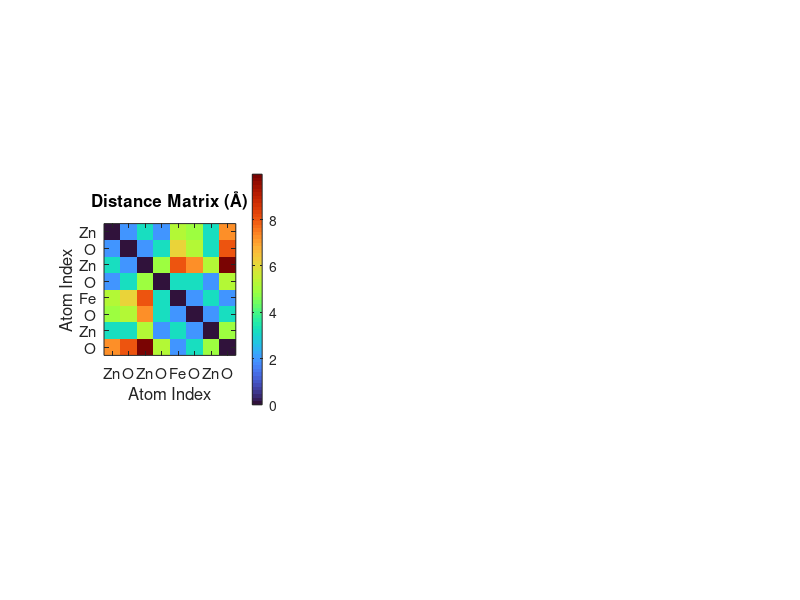

The MATLAB source for this figure: (Note: this script raises an error after producing the figure.)
%% ==========================================================
%  Fe-Doped ZnO – Unified Structural Visualization
%  Distance Matrix + Histogram + 3D Geometry
%  Units: Angstrom
%% ==========================================================

clear; clc; close all;

%% ---------------- ATOMIC DATA ----------------
atoms = {'Zn','O','Zn','O','Fe','O','Zn','O'};
Z = [30 8 30 8 26 8 30 8];

coords = [
    0.000000   1.875989   2.602855;
    1.624654   0.937994   1.973016;
    1.624654   0.937994   0.000000;
    0.000000   1.875989   4.575870;
    0.000000   1.875989   7.808564;
    1.624654   0.937994   7.178725;
    1.624654   0.937994   5.205709;
    0.000000   1.875989   9.781579
];

N = size(coords,1);

%% ---------------- DISTANCE MATRIX ----------------
D = zeros(N);
for i = 1:N
    for j = 1:N
        D(i,j) = norm(coords(i,:) - coords(j,:));
    end
end

distVals = D(triu(true(N),1));

%% ==========================================================
%  COMBINED FIGURE
%% ==========================================================
figure('Color','w','Position',[50 50 1400 600]);

%% -------- SUBPLOT 1: Distance Matrix --------
subplot(1,3,1)
imagesc(D);
colormap(turbo);
colorbar;
title('Distance Matrix (Å)','FontSize',14,'FontWeight','bold');
xlabel('Atom Index'); ylabel('Atom Index');
set(gca,'XTick',1:N,'YTick',1:N,...
    'XTickLabel',atoms,'YTickLabel',atoms,'FontSize',11);
axis square;

textStrings = string(round(D,2));
textStrings(D==0) = "";
[x,y] = meshgrid(1:N);
text(x(:),y(:),textStrings(:),...
    'HorizontalAlignment','center','Color','w','FontSize',9);

%% -------- SUBPLOT 2: Distance Distribution --------
subplot(1,3,2)
histogram(distVals,12,...
    'FaceColor',[0.2 0.6 0.8],...
    'EdgeColor','k','LineWidth',1.2);
xlabel('Distance (Å)','FontSize',12);
ylabel('Count','FontSize',12);
title('Inter-Atomic Distance Distribution',...
      'FontSize',14,'FontWeight','bold');
grid on;

%% -------- SUBPLOT 3: 3D Structure --------
subplot(1,3,3)
hold on; axis equal; grid on;

% Colors
colZn = [0.2 0.4 1.0];
colO  = [1.0 0.2 0.2];
colFe = [0.9 0.5 0.1];

for i = 1:N
    if Z(i) == 30
        scatter3(coords(i,1),coords(i,2),coords(i,3),120,colZn,'filled');
    elseif Z(i) == 8
        scatter3(coords(i,1),coords(i,2),coords(i,3),120,colO,'filled');
    else
        scatter3(coords(i,1),coords(i,2),coords(i,3),160,colFe,'filled');
    end
end

% Bonds
bondThresh = 2.2;
for i = 1:N
    for j = i+1:N
        if D(i,j) < bondThresh
            plot3([coords(i,1) coords(j,1)],...
                  [coords(i,2) coords(j,2)],...
                  [coords(i,3) coords(j,3)],...
                  'k','LineWidth',1.6);
        end
    end
end

xlabel('X (Å)'); ylabel('Y (Å)'); zlabel('Z (Å)');
title('3D Fe-Doped ZnO Geometry','FontSize',14,'FontWeight','bold');

view(35,25);
lighting gouraud;
camlight headlight;

legend({'Zn','O','Fe'},'Location','northeastoutside');
hold off;

%% ==========================================================
disp('✔ Unified Fe-Doped ZnO Visualization Completed');
